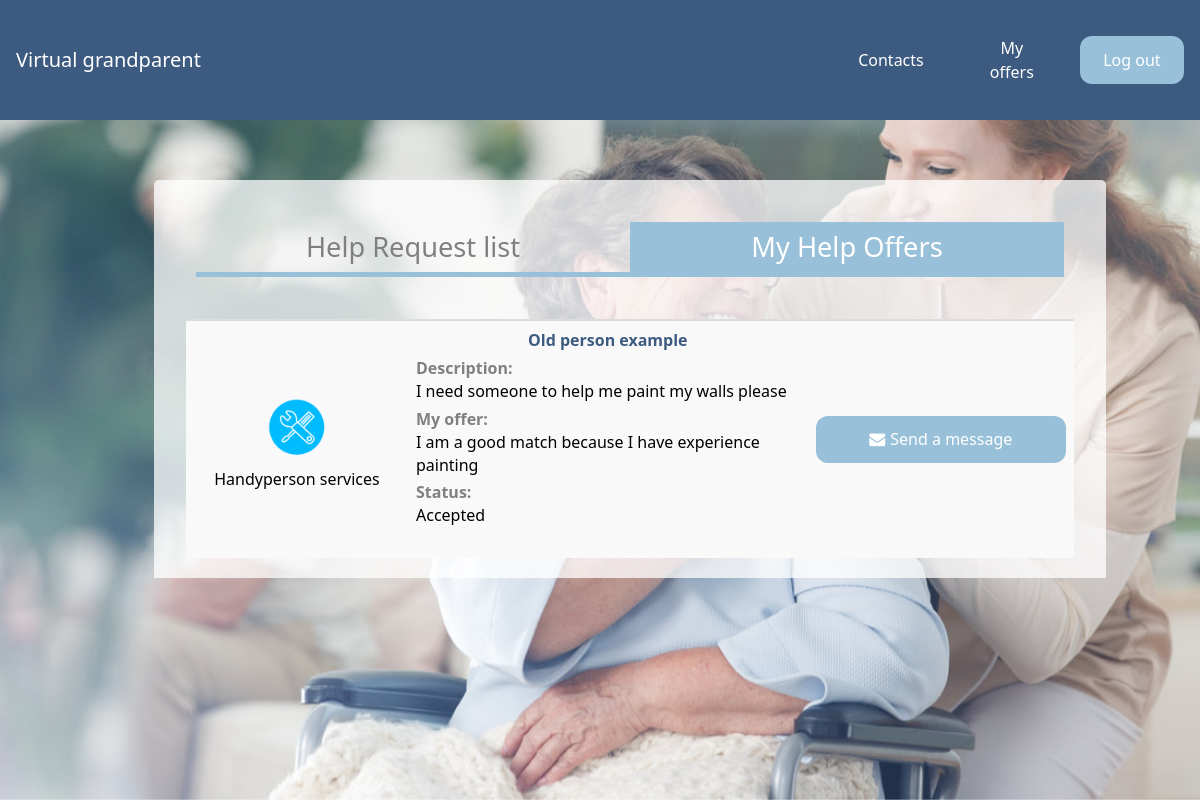
Before: /my-offers (signed in) with the older database file.
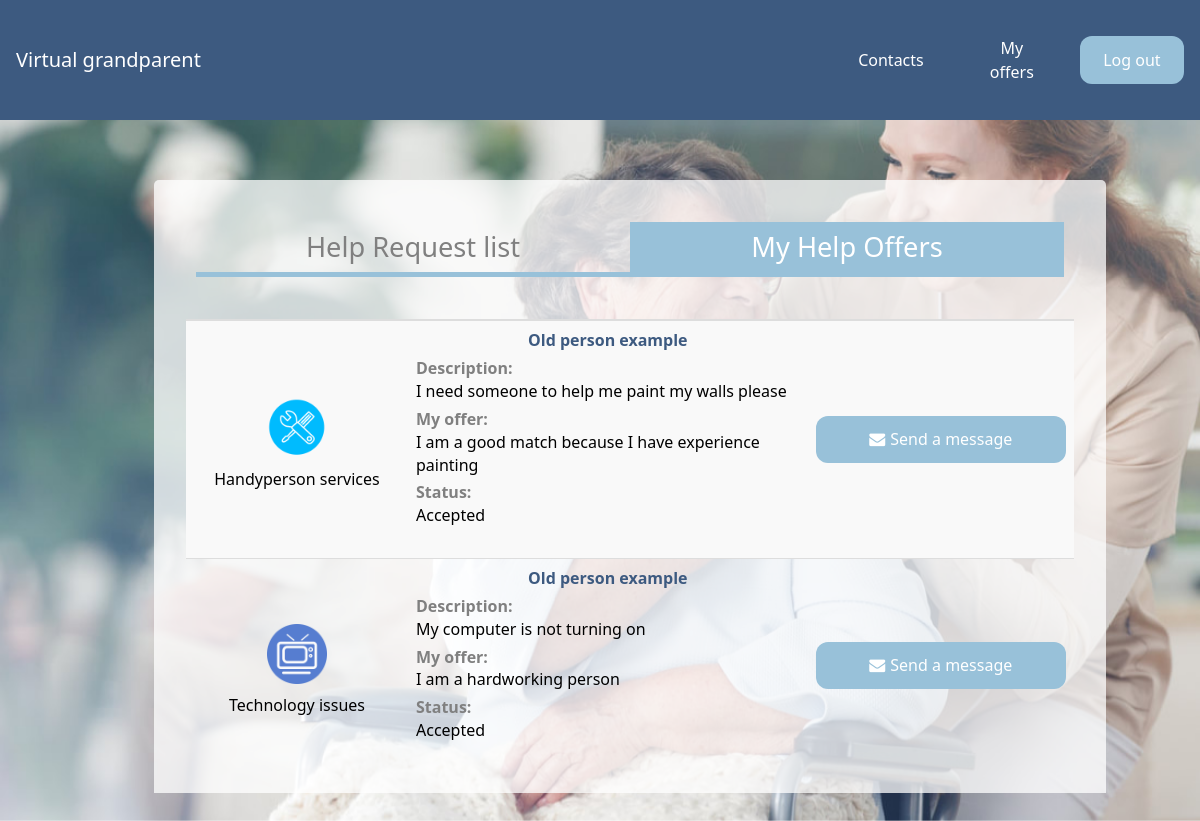
After: the same page with the newer database file.
### core/models.py (models this page shows)
class Help(models.Model):
    id = models.AutoField(primary_key=True)
    description = models.TextField(max_length=1000)
    category = models.CharField(choices=HELP_CATEGORIES, max_length=2, default='OT')
    helper = models.ForeignKey(Helper, on_delete=models.CASCADE, null=True)
    oldPerson = models.ForeignKey(OldPerson, on_delete=models.CASCADE)
    date = models.DateField(default=datetime.date.today, blank=True)

class HelpCandidates(models.Model):
    helper = models.ForeignKey(Helper, on_delete=models.CASCADE, null=True)
    help = models.ForeignKey(Help, on_delete=models.CASCADE, null=True)
    description = models.TextField(max_length=1000)
    status= models.CharField(max_length=1, choices = HELP_STATUS, default='3') #status can be 1: active, 2: rejected, 3: in progress, 4: finished

### authentication/models.py (models this page shows)
class User(AbstractUser):
    name = models.CharField(max_length=200)
    surname = models.CharField(max_length=200)
    email = models.EmailField(max_length=200, unique=True)
    username = models.CharField(max_length=200)
    phoneNumber = models.CharField(max_length=200)
    isHelper = models.BooleanField(default=True)
    dateOfBirth = models.DateField(null=true)
    USERNAME_FIELD = 'email'
    REQUIRED_FIELDS = ['username']
    objects = Manager()
    class Meta:
        unique_together = ('email',)

### core/views.py (the view)
# urls.py: path('my-offers', views.myOffers, name='myOffers'),
@login_required
def myOffers(request):
    current_user = get_current_user(request)
    helper = get_helper_by_id(current_user.id)
    help_requests = Help.objects.filter(id__in=HelpCandidates.objects.filter(helper = helper).values('help'))
    for h in help_requests:
        user = User.objects.get(email = h.oldPerson.user.email)
        h.oldPersonName = user.name
        candidate = HelpCandidates.objects.filter(helper = helper, help = h).first()
        h.offerDescription = candidate.description
        h.status = candidate.get_status_display
        accepted = next(
            (item for item in HELP_STATUS if item[1] == 'Accepted'),
            {}
        )
    return render(request, 'core/myOffers.html', {'help_requests': help_requests})

### core/views.py (called while the page is built)
def get_current_user(request):
    return User.objects.filter(email = request.user)[0]

def get_helper_by_id(id):
    return Helper.objects.get(user_id = id)

### templates/core/myOffers.html (shortened to what this page needs)
{% extends 'core/base.html' %}
{% load static %}
{% block static %}
<link rel="stylesheet" href="https://cdnjs.cloudflare.com/ajax/libs/font-awesome/4.7.0/css/font-awesome.min.css">
<link rel="stylesheet" href="{% static 'css/cards.css' %}">
<link rel="stylesheet" href="{% static 'css/flexbox.css' %}">
<link rel="stylesheet" href="{% static 'css/table.css' %}">
{% endblock %}
{% block content %}
<div class="p-10 grid-container inline-container">
    <div class="card single-card help_container px-8" style="width:100%">
        <div class="flexbox_container">
            <div class="column column-title">
                <a href="{% url 'core:allHelpRequests' %}">Help Request list</a>
            </div>
            <div class="column column-title selected">
                <a href="{% url 'core:myOffers' %}">My Help Offers</a>
            </div>
        </div>
    {% if not help_requests %}
        <p class="mb-8">You don't have any help offer yet.
            <a href="{% url 'core:allHelpRequests' %}" class="link-text">Click here to see all help requests</a>
        </p>
    {% else %}
        <table class="table table-striped" style="width:100%">
            <thead>
            <tr>
                <th scope="col" width="25%"></th>
                <th scope="col" width="45%"></th>
                <th scope="col" width="30%"></th>
            </tr>
            </thead>
            <tbody id="requestTable">
                {% for help in help_requests %}
                <tr>
                    <td class="vertically-centered" style="text-align: center;">
                        {% with 'images/helpCategories/'|add:help.category|add:'.png' as image_static %}
                            <img class="table_icon" src="{% static image_static %}" alt="{{help.get_category_display}} icon">
                        {% endwith %}
                        <p>{{ help.get_category_display }}</p>
                    </td>
                    <td class="vertically-centered">
                        <p class="blue_title" style="text-align: center;">{{ help.oldPersonName }}</p>
                        <p class="flex_title">Description:</p>
                        <p>{{ help.description }}</p>
                        <p class="flex_title">My offer:</p>
                        <p>{{ help.offerDescription }}</p>
                        <p class="flex_title">Status:</p>
                        <p>{{ help.status }}</p>
                        <br />
                    </td>
                    <td class="vertically-centered">
                        {% if help.status == "Accepted" %}
                        <a href="{% url 'chat:contacts' %}" class="px-5 py-3 rounded-xl base-button large-button">
                            <i class="fa fa-envelope fa-space" aria-hidden="true"></i>Send a message
                        </a>
                        {% else %}
                        <a href="{% url 'core:editHelpOffer' help.id %}" class="px-5 py-3 rounded-xl base-button gray-button large-button">
                            <i class="fa fa-edit fa-space" aria-hidden="true"></i>Edit offer
                        </a>
                        {% endif %}
                    </td>
                </tr>
                {% endfor %}
            </tbody>
        </table>
    {% endif %}
    </div>
</div>
{% endblock %}

### templates/core/base.html (shortened to what this page needs)
<!DOCTYPE html>
{% load static %}
<html>
    <head>
        <link rel="stylesheet" href="{% static 'css/base.css' %}">
        {% block static %}
        {% endblock %}
    </head>
    <body class="base-background">
        <nav class="flex items-center justify-between px-4 py-6 navbar-background">
            <div>
                <a href="/" class="text-xl text-white">Virtual grandparent</a>
            </div>
            <div class="flex items-center space-x-4">
                {% if request.user.is_authenticated %}
                    {% if request.user.isHelper %}
                    <a href="{% url 'chat:contacts' %}" class="px-5 py-3 transparent-button">Contacts</a>
                    <a href="{% url 'core:myOffers' %}" class="px-5 py-3 transparent-button">My offers</a>
                    {% else %}
                    <a href="{% url 'chat:contacts' %}" class="px-5 py-3 transparent-button">Contacts</a>
                    <a href="{% url 'core:helpRequests' %}" class="px-5 py-3 transparent-button ">My requests</a>
                    {% endif %}
                    <a href="{% url 'authentication:logout' %}" class="px-5 py-3 rounded-xl base-button">Log out</a>
                {% else %}
                    <a href="{% url 'authentication:login' %}" class="text-white hover:text-gray-300">Login</a>
                    <a href="{% url 'authentication:signup' %}" class="px-5 py-3 rounded-xl base-button">Sign up</a>
                {% endif %}
            </div>
        </nav>
        <div class="container-background">
            <img src="{% static 'images/background.jpg' %}" class="img-fluid stretch" alt="Two persons">
        </div>
        {% block content %}
        {% endblock %}
        <script src="https://cdn.tailwindcss.com"></script>
    </body>
</html>

### static/css/base.css (style rules this page uses)
:root { --blue: #3d5a80; --light-blue: #98c1d9 ; --baby-blue: #e0fbfc; --orange: #ee6c4d; --dark-blue: #293241; --gray: #333333; }
.navbar-background { background-color: var(--blue); }
.base-button { background-color: var(--light-blue) !important; color: white; width: 100%; text-align: center; }
.transparent-button { color: white; width: 100%; text-align: center; }
.large-button { text-align: center; display: block }
.base-background { background-color: var(white); }
.container-background { text-align: center; width: 100%; height: 100%; position: fixed; left: 0px; top: 0px; z-index: -1; }
.stretch { width:100%; height:100%; }
.column { float: left; width: 50%; }
.column-title { text-align: center; color: gray; font-size: 1.7rem; padding: .3rem; border-bottom: 5px solid var(--light-blue); margin-bottom: 1rem; }
.selected { color: white; background: var(--light-blue); }
.fa-space { margin-right: 5px; }
.blue_title { color:var(--blue); font-weight: 600; }

### static/css/cards.css (style rules this page uses)
:root { --blue: #3d5a80; --light-blue: #98c1d9 ; --baby-blue: #e0fbfc; --orange: #ee6c4d; --dark-blue: #293241; --gray: #333333; }
.grid-container { margin: 20px auto; display:grid; grid-template-columns: 40% 40%;; grid-row: auto auto; grid-column-gap: 3rem; grid-row-gap: 2rem; padding: 2px 16px; text-align: center; justify-content: center; }
.inline-container { grid-template-columns: 85%; }
.card { box-shadow: 0 8px 10px 0 rgba(0,0,0,0.4); transition: 0.3s; width: 90%; border-radius: 5px; background: rgba(255, 255, 255, 0.75); margin: 0 30px; padding: 2rem; text-align: left; float:right; -webkit-column-break-inside: avoid; page-break-inside: avoid; break-inside: avoid; }
.single-card { box-shadow: 0 8px 10px 0 rgba(0,0,0,0.4); transition: 0.3s; border-radius: 5px; background: rgba(255, 255, 255, 0.75); text-align: left; -webkit-column-break-inside: avoid; page-break-inside: avoid; break-inside: avoid; }

### static/css/flexbox.css (style rules this page uses)
.flexbox_container { display: flex; padding: 10px; }
.flex_title { color: gray; font-weight: bold; margin-top: 5px; }
.help_container { box-shadow: none; margin-bottom: -2rem; border-bottom-right-radius: 0; border-bottom-left-radius: 0; padding: 0; padding-top: 2rem; }

### static/css/table.css (style rules this page uses)
.table { display: table; }
.table { width: 100%; max-width: 100%; margin-bottom: 20px; }
table { text-indent: 0; border-color: inherit; border-collapse: collapse; }
table { background-color: transparent; }
table { border-collapse: collapse; border-spacing: 0; }
.table-striped > tbody > tr:nth-of-type(2n+1) { background-color: #f9f9f9; }
.table > tbody > tr > td, .table > tbody > tr > th, .table > tfoot > tr > td, .table > tfoot > tr > th, .table > thead > tr > td, .table > thead > tr > th { padding: 8px; line-height: 1.42857143; vertical-align: top; border-top: 1px solid #ddd; }
.table > thead > tr > th { font-weight: 500; }
th { text-align: left; }
.table > thead:first-child > tr:first-child > th { border-top: 0; }
.table > thead > tr > th { vertical-align: bottom; border-bottom: 2px solid #ddd; }
img.table_icon { max-width: 5rem; max-height: 5rem; display: block; margin-left: auto; margin-right: auto; }
.table_icon { padding: 10px; flex-grow: 1; margin-right: 30px; }
.vertically-centered { vertical-align: middle !important; }

Changed rows visible on the page:
now on this page (row edited): Help: shows a picture, category "Technology issues", oldPersonName "Old person example", description "My computer is not turning on", offerDescription "I am a hardworking person", status "Accepted", shows "Send a message"
